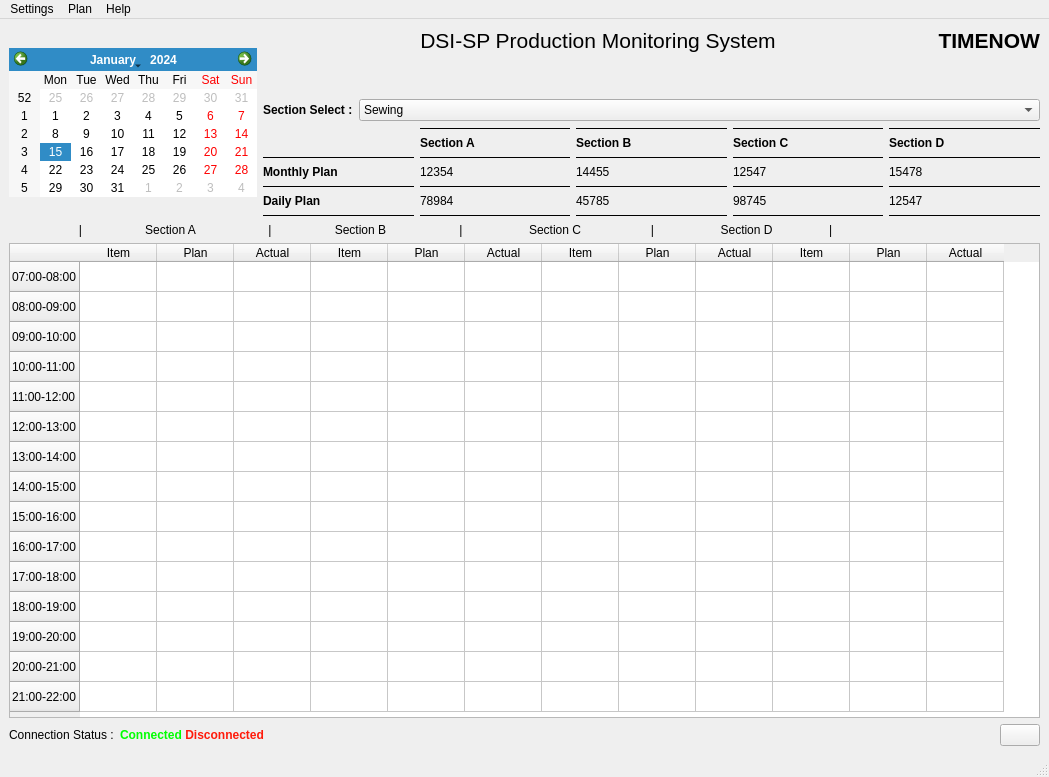
<?xml version="1.0" encoding="UTF-8"?>
<ui version="4.0">
 <class>MainWindow</class>
 <widget class="QMainWindow" name="MainWindow">
  <property name="geometry">
   <rect>
    <x>0</x>
    <y>0</y>
    <width>1049</width>
    <height>777</height>
   </rect>
  </property>
  <property name="windowTitle">
   <string>DSISPPMS</string>
  </property>
  <widget class="QWidget" name="centralwidget">
   <layout class="QVBoxLayout" name="verticalLayout_2">
    <item>
     <layout class="QVBoxLayout" name="verticalLayout">
      <item>
       <layout class="QHBoxLayout" name="horizontalLayout">
        <item>
         <widget class="QCalendarWidget" name="calendarWidget">
          <property name="sizePolicy">
           <sizepolicy hsizetype="Fixed" vsizetype="Fixed">
            <horstretch>0</horstretch>
            <verstretch>0</verstretch>
           </sizepolicy>
          </property>
         </widget>
        </item>
        <item>
         <layout class="QVBoxLayout" name="verticalLayout_3">
          <item>
           <layout class="QHBoxLayout" name="horizontalLayout_4">
            <item>
             <spacer name="horizontalSpacer_3">
              <property name="orientation">
               <enum>Qt::Horizontal</enum>
              </property>
              <property name="sizeHint" stdset="0">
               <size>
                <width>40</width>
                <height>20</height>
               </size>
              </property>
             </spacer>
            </item>
            <item>
             <widget class="QLabel" name="label_4">
              <property name="text">
               <string>&lt;html&gt;&lt;head/&gt;&lt;body&gt;&lt;p align=&quot;center&quot;&gt;&lt;span style=&quot; font-size:16pt;&quot;&gt;DSI-SP Production Monitoring System&lt;/span&gt;&lt;/p&gt;&lt;/body&gt;&lt;/html&gt;</string>
              </property>
             </widget>
            </item>
            <item>
             <spacer name="horizontalSpacer_4">
              <property name="orientation">
               <enum>Qt::Horizontal</enum>
              </property>
              <property name="sizeHint" stdset="0">
               <size>
                <width>40</width>
                <height>20</height>
               </size>
              </property>
             </spacer>
            </item>
            <item>
             <widget class="QLabel" name="timenow">
              <property name="text">
               <string>&lt;html&gt;&lt;head/&gt;&lt;body&gt;&lt;p align=&quot;right&quot;&gt;&lt;span style=&quot; font-size:16pt; font-weight:600;&quot;&gt;TIMENOW&lt;/span&gt;&lt;/p&gt;&lt;/body&gt;&lt;/html&gt;</string>
              </property>
             </widget>
            </item>
           </layout>
          </item>
          <item>
           <spacer name="verticalSpacer">
            <property name="orientation">
             <enum>Qt::Vertical</enum>
            </property>
            <property name="sizeType">
             <enum>QSizePolicy::Fixed</enum>
            </property>
            <property name="sizeHint" stdset="0">
             <size>
              <width>20</width>
              <height>40</height>
             </size>
            </property>
           </spacer>
          </item>
          <item>
           <layout class="QHBoxLayout" name="horizontalLayout_5">
            <item>
             <widget class="QLabel" name="label_5">
              <property name="sizePolicy">
               <sizepolicy hsizetype="Fixed" vsizetype="Preferred">
                <horstretch>0</horstretch>
                <verstretch>0</verstretch>
               </sizepolicy>
              </property>
              <property name="text">
               <string>&lt;html&gt;&lt;head/&gt;&lt;body&gt;&lt;p&gt;&lt;span style=&quot; font-weight:600;&quot;&gt;Section Select    :&lt;/span&gt;&lt;/p&gt;&lt;/body&gt;&lt;/html&gt;</string>
              </property>
             </widget>
            </item>
            <item>
             <widget class="QComboBox" name="comboBox">
              <property name="sizePolicy">
               <sizepolicy hsizetype="Preferred" vsizetype="Fixed">
                <horstretch>0</horstretch>
                <verstretch>0</verstretch>
               </sizepolicy>
              </property>
              <item>
               <property name="text">
                <string>Sewing</string>
               </property>
               <property name="icon">
                <iconset>
                 <normalon>:/Images/Sewing.png</normalon>
                </iconset>
               </property>
              </item>
             </widget>
            </item>
           </layout>
          </item>
          <item>
           <layout class="QGridLayout" name="gridLayout">
            <item row="1" column="3">
             <widget class="QLabel" name="sectionC">
              <property name="text">
               <string>&lt;html&gt;&lt;head/&gt;&lt;body&gt;&lt;p&gt;&lt;span style=&quot; font-weight:600;&quot;&gt;Section C&lt;/span&gt;&lt;/p&gt;&lt;/body&gt;&lt;/html&gt;</string>
              </property>
             </widget>
            </item>
            <item row="5" column="0">
             <widget class="QLabel" name="dailyplan">
              <property name="text">
               <string>&lt;html&gt;&lt;head/&gt;&lt;body&gt;&lt;p&gt;&lt;span style=&quot; font-weight:600;&quot;&gt;Daily Plan&lt;/span&gt;&lt;/p&gt;&lt;/body&gt;&lt;/html&gt;</string>
              </property>
             </widget>
            </item>
            <item row="1" column="4">
             <widget class="QLabel" name="sectionD">
              <property name="text">
               <string>&lt;html&gt;&lt;head/&gt;&lt;body&gt;&lt;p&gt;&lt;span style=&quot; font-weight:600;&quot;&gt;Section D&lt;/span&gt;&lt;/p&gt;&lt;/body&gt;&lt;/html&gt;</string>
              </property>
             </widget>
            </item>
            <item row="2" column="0">
             <widget class="Line" name="line">
              <property name="frameShadow">
               <enum>QFrame::Plain</enum>
              </property>
              <property name="orientation">
               <enum>Qt::Horizontal</enum>
              </property>
             </widget>
            </item>
            <item row="3" column="3">
             <widget class="QLabel" name="secCmonth">
              <property name="text">
               <string>12547</string>
              </property>
             </widget>
            </item>
            <item row="1" column="1">
             <widget class="QLabel" name="sectionA">
              <property name="text">
               <string>&lt;html&gt;&lt;head/&gt;&lt;body&gt;&lt;p&gt;&lt;span style=&quot; font-weight:600;&quot;&gt;Section A&lt;/span&gt;&lt;/p&gt;&lt;/body&gt;&lt;/html&gt;</string>
              </property>
             </widget>
            </item>
            <item row="3" column="4">
             <widget class="QLabel" name="secDmonthly">
              <property name="text">
               <string>15478</string>
              </property>
             </widget>
            </item>
            <item row="4" column="0">
             <widget class="Line" name="line_2">
              <property name="frameShadow">
               <enum>QFrame::Plain</enum>
              </property>
              <property name="orientation">
               <enum>Qt::Horizontal</enum>
              </property>
             </widget>
            </item>
            <item row="5" column="4">
             <widget class="QLabel" name="secDdaily">
              <property name="text">
               <string>12547</string>
              </property>
             </widget>
            </item>
            <item row="3" column="2">
             <widget class="QLabel" name="secBmonthly">
              <property name="text">
               <string>14455</string>
              </property>
             </widget>
            </item>
            <item row="5" column="2">
             <widget class="QLabel" name="secBdaily">
              <property name="text">
               <string>45785</string>
              </property>
             </widget>
            </item>
            <item row="5" column="3">
             <widget class="QLabel" name="secCdaily">
              <property name="text">
               <string>98745</string>
              </property>
             </widget>
            </item>
            <item row="3" column="0">
             <widget class="QLabel" name="monthlyplan">
              <property name="text">
               <string>&lt;html&gt;&lt;head/&gt;&lt;body&gt;&lt;p&gt;&lt;span style=&quot; font-weight:600;&quot;&gt;Monthly Plan&lt;/span&gt;&lt;/p&gt;&lt;/body&gt;&lt;/html&gt;</string>
              </property>
             </widget>
            </item>
            <item row="3" column="1">
             <widget class="QLabel" name="secAmonth">
              <property name="text">
               <string>12354</string>
              </property>
             </widget>
            </item>
            <item row="6" column="0">
             <widget class="Line" name="line_3">
              <property name="frameShadow">
               <enum>QFrame::Plain</enum>
              </property>
              <property name="orientation">
               <enum>Qt::Horizontal</enum>
              </property>
             </widget>
            </item>
            <item row="5" column="1">
             <widget class="QLabel" name="secAdaily">
              <property name="text">
               <string>78984</string>
              </property>
             </widget>
            </item>
            <item row="1" column="2">
             <widget class="QLabel" name="sectionB">
              <property name="text">
               <string>&lt;html&gt;&lt;head/&gt;&lt;body&gt;&lt;p&gt;&lt;span style=&quot; font-weight:600;&quot;&gt;Section B&lt;/span&gt;&lt;/p&gt;&lt;/body&gt;&lt;/html&gt;</string>
              </property>
             </widget>
            </item>
            <item row="0" column="1">
             <widget class="Line" name="line_4">
              <property name="frameShadow">
               <enum>QFrame::Plain</enum>
              </property>
              <property name="orientation">
               <enum>Qt::Horizontal</enum>
              </property>
             </widget>
            </item>
            <item row="0" column="2">
             <widget class="Line" name="line_5">
              <property name="frameShadow">
               <enum>QFrame::Plain</enum>
              </property>
              <property name="orientation">
               <enum>Qt::Horizontal</enum>
              </property>
             </widget>
            </item>
            <item row="0" column="3">
             <widget class="Line" name="line_6">
              <property name="frameShadow">
               <enum>QFrame::Plain</enum>
              </property>
              <property name="orientation">
               <enum>Qt::Horizontal</enum>
              </property>
             </widget>
            </item>
            <item row="0" column="4">
             <widget class="Line" name="line_7">
              <property name="frameShadow">
               <enum>QFrame::Plain</enum>
              </property>
              <property name="orientation">
               <enum>Qt::Horizontal</enum>
              </property>
             </widget>
            </item>
            <item row="2" column="1">
             <widget class="Line" name="line_8">
              <property name="frameShadow">
               <enum>QFrame::Plain</enum>
              </property>
              <property name="orientation">
               <enum>Qt::Horizontal</enum>
              </property>
             </widget>
            </item>
            <item row="2" column="2">
             <widget class="Line" name="line_9">
              <property name="frameShadow">
               <enum>QFrame::Plain</enum>
              </property>
              <property name="orientation">
               <enum>Qt::Horizontal</enum>
              </property>
             </widget>
            </item>
            <item row="2" column="3">
             <widget class="Line" name="line_10">
              <property name="frameShadow">
               <enum>QFrame::Plain</enum>
              </property>
              <property name="orientation">
               <enum>Qt::Horizontal</enum>
              </property>
             </widget>
            </item>
            <item row="2" column="4">
             <widget class="Line" name="line_11">
              <property name="frameShadow">
               <enum>QFrame::Plain</enum>
              </property>
              <property name="orientation">
               <enum>Qt::Horizontal</enum>
              </property>
             </widget>
            </item>
            <item row="4" column="1">
             <widget class="Line" name="line_12">
              <property name="frameShadow">
               <enum>QFrame::Plain</enum>
              </property>
              <property name="orientation">
               <enum>Qt::Horizontal</enum>
              </property>
             </widget>
            </item>
            <item row="4" column="2">
             <widget class="Line" name="line_13">
              <property name="frameShadow">
               <enum>QFrame::Plain</enum>
              </property>
              <property name="orientation">
               <enum>Qt::Horizontal</enum>
              </property>
             </widget>
            </item>
            <item row="4" column="3">
             <widget class="Line" name="line_14">
              <property name="frameShadow">
               <enum>QFrame::Plain</enum>
              </property>
              <property name="orientation">
               <enum>Qt::Horizontal</enum>
              </property>
             </widget>
            </item>
            <item row="4" column="4">
             <widget class="Line" name="line_15">
              <property name="frameShadow">
               <enum>QFrame::Plain</enum>
              </property>
              <property name="orientation">
               <enum>Qt::Horizontal</enum>
              </property>
             </widget>
            </item>
            <item row="6" column="1">
             <widget class="Line" name="line_16">
              <property name="frameShadow">
               <enum>QFrame::Plain</enum>
              </property>
              <property name="orientation">
               <enum>Qt::Horizontal</enum>
              </property>
             </widget>
            </item>
            <item row="6" column="2">
             <widget class="Line" name="line_17">
              <property name="frameShadow">
               <enum>QFrame::Plain</enum>
              </property>
              <property name="orientation">
               <enum>Qt::Horizontal</enum>
              </property>
             </widget>
            </item>
            <item row="6" column="3">
             <widget class="Line" name="line_18">
              <property name="frameShadow">
               <enum>QFrame::Plain</enum>
              </property>
              <property name="orientation">
               <enum>Qt::Horizontal</enum>
              </property>
             </widget>
            </item>
            <item row="6" column="4">
             <widget class="Line" name="line_19">
              <property name="frameShadow">
               <enum>QFrame::Plain</enum>
              </property>
              <property name="orientation">
               <enum>Qt::Horizontal</enum>
              </property>
             </widget>
            </item>
           </layout>
          </item>
         </layout>
        </item>
       </layout>
      </item>
      <item>
       <widget class="QLabel" name="label_8">
        <property name="text">
         <string>                     |                   Section A                      |                   Section B                      |                    Section C                     |                    Section D                 |</string>
        </property>
       </widget>
      </item>
      <item>
       <widget class="QTableWidget" name="tableWidget">
        <property name="inputMethodHints">
         <set>Qt::ImhDigitsOnly</set>
        </property>
        <attribute name="horizontalHeaderDefaultSectionSize">
         <number>77</number>
        </attribute>
        <attribute name="horizontalHeaderMinimumSectionSize">
         <number>11</number>
        </attribute>
        <row>
         <property name="text">
          <string>07:00-08:00</string>
         </property>
        </row>
        <row>
         <property name="text">
          <string>08:00-09:00</string>
         </property>
        </row>
        <row>
         <property name="text">
          <string>09:00-10:00</string>
         </property>
        </row>
        <row>
         <property name="text">
          <string>10:00-11:00</string>
         </property>
        </row>
        <row>
         <property name="text">
          <string>11:00-12:00</string>
         </property>
        </row>
        <row>
         <property name="text">
          <string>12:00-13:00</string>
         </property>
        </row>
        <row>
         <property name="text">
          <string>13:00-14:00</string>
         </property>
        </row>
        <row>
         <property name="text">
          <string>14:00-15:00</string>
         </property>
        </row>
        <row>
         <property name="text">
          <string>15:00-16:00</string>
         </property>
        </row>
        <row>
         <property name="text">
          <string>16:00-17:00</string>
         </property>
        </row>
        <row>
         <property name="text">
          <string>17:00-18:00</string>
         </property>
        </row>
        <row>
         <property name="text">
          <string>18:00-19:00</string>
         </property>
        </row>
        <row>
         <property name="text">
          <string>19:00-20:00</string>
         </property>
        </row>
        <row>
         <property name="text">
          <string>20:00-21:00</string>
         </property>
        </row>
        <row>
         <property name="text">
          <string>21:00-22:00</string>
         </property>
        </row>
        <column>
         <property name="text">
          <string>Item</string>
         </property>
        </column>
        <column>
         <property name="text">
          <string>Plan</string>
         </property>
        </column>
        <column>
         <property name="text">
          <string>Actual</string>
         </property>
        </column>
        <column>
         <property name="text">
          <string>Item</string>
         </property>
        </column>
        <column>
         <property name="text">
          <string>Plan</string>
         </property>
        </column>
        <column>
         <property name="text">
          <string>Actual</string>
         </property>
        </column>
        <column>
         <property name="text">
          <string>Item</string>
         </property>
        </column>
        <column>
         <property name="text">
          <string>Plan</string>
         </property>
        </column>
        <column>
         <property name="text">
          <string>Actual</string>
         </property>
        </column>
        <column>
         <property name="text">
          <string>Item</string>
         </property>
        </column>
        <column>
         <property name="text">
          <string>Plan</string>
         </property>
        </column>
        <column>
         <property name="text">
          <string>Actual</string>
         </property>
        </column>
        <item row="0" column="1">
         <property name="text">
          <string/>
         </property>
         <property name="checkState">
          <enum>Unchecked</enum>
         </property>
        </item>
       </widget>
      </item>
      <item>
       <layout class="QHBoxLayout" name="horizontalLayout_6">
        <item>
         <widget class="QLabel" name="label_7">
          <property name="sizePolicy">
           <sizepolicy hsizetype="Fixed" vsizetype="Preferred">
            <horstretch>0</horstretch>
            <verstretch>0</verstretch>
           </sizepolicy>
          </property>
          <property name="text">
           <string>Connection Status :</string>
          </property>
         </widget>
        </item>
        <item>
         <widget class="QLabel" name="label_6">
          <property name="text">
           <string>&lt;html&gt;&lt;head/&gt;&lt;body&gt;&lt;p&gt;&lt;span style=&quot; font-weight:600; color:#00ff00;&quot;&gt;Connected &lt;/span&gt;&lt;span style=&quot; font-weight:600; color:#ff1a0a;&quot;&gt;Disconnected&lt;/span&gt;&lt;/p&gt;&lt;/body&gt;&lt;/html&gt;</string>
          </property>
         </widget>
        </item>
        <item>
         <spacer name="horizontalSpacer_7">
          <property name="orientation">
           <enum>Qt::Horizontal</enum>
          </property>
          <property name="sizeHint" stdset="0">
           <size>
            <width>40</width>
            <height>20</height>
           </size>
          </property>
         </spacer>
        </item>
        <item>
         <widget class="QPushButton" name="pushButton_3">
          <property name="sizePolicy">
           <sizepolicy hsizetype="Fixed" vsizetype="Fixed">
            <horstretch>0</horstretch>
            <verstretch>0</verstretch>
           </sizepolicy>
          </property>
          <property name="text">
           <string extracomment="Click to save"/>
          </property>
          <property name="icon">
           <iconset resource="rersource.qrc">
            <normaloff>:/Images/3d6cfa22471.png</normaloff>:/Images/3d6cfa22471.png</iconset>
          </property>
          <property name="iconSize">
           <size>
            <width>24</width>
            <height>24</height>
           </size>
          </property>
         </widget>
        </item>
       </layout>
      </item>
     </layout>
    </item>
   </layout>
  </widget>
  <widget class="QMenuBar" name="menubar">
   <property name="geometry">
    <rect>
     <x>0</x>
     <y>0</y>
     <width>1049</width>
     <height>28</height>
    </rect>
   </property>
   <widget class="QMenu" name="menuConnect">
    <property name="title">
     <string>Settings</string>
    </property>
    <addaction name="actionServer_Login"/>
    <addaction name="actionQuit"/>
   </widget>
   <widget class="QMenu" name="menuHelp">
    <property name="title">
     <string>Help</string>
    </property>
    <addaction name="actionAbout"/>
   </widget>
   <widget class="QMenu" name="menuPlan">
    <property name="title">
     <string>Plan</string>
    </property>
    <addaction name="actionMonthly_Plan"/>
   </widget>
   <addaction name="menuConnect"/>
   <addaction name="menuPlan"/>
   <addaction name="menuHelp"/>
  </widget>
  <widget class="QStatusBar" name="statusbar"/>
  <action name="actionServer_Login">
   <property name="text">
    <string>Server Login</string>
   </property>
  </action>
  <action name="actionQuit">
   <property name="text">
    <string>Quit</string>
   </property>
  </action>
  <action name="actionAbout">
   <property name="text">
    <string>About</string>
   </property>
  </action>
  <action name="actionMonthly_Plan">
   <property name="text">
    <string>Monthly Plan</string>
   </property>
  </action>
 </widget>
 <resources>
  <include location="rersource.qrc"/>
 </resources>
 <connections/>
</ui>
